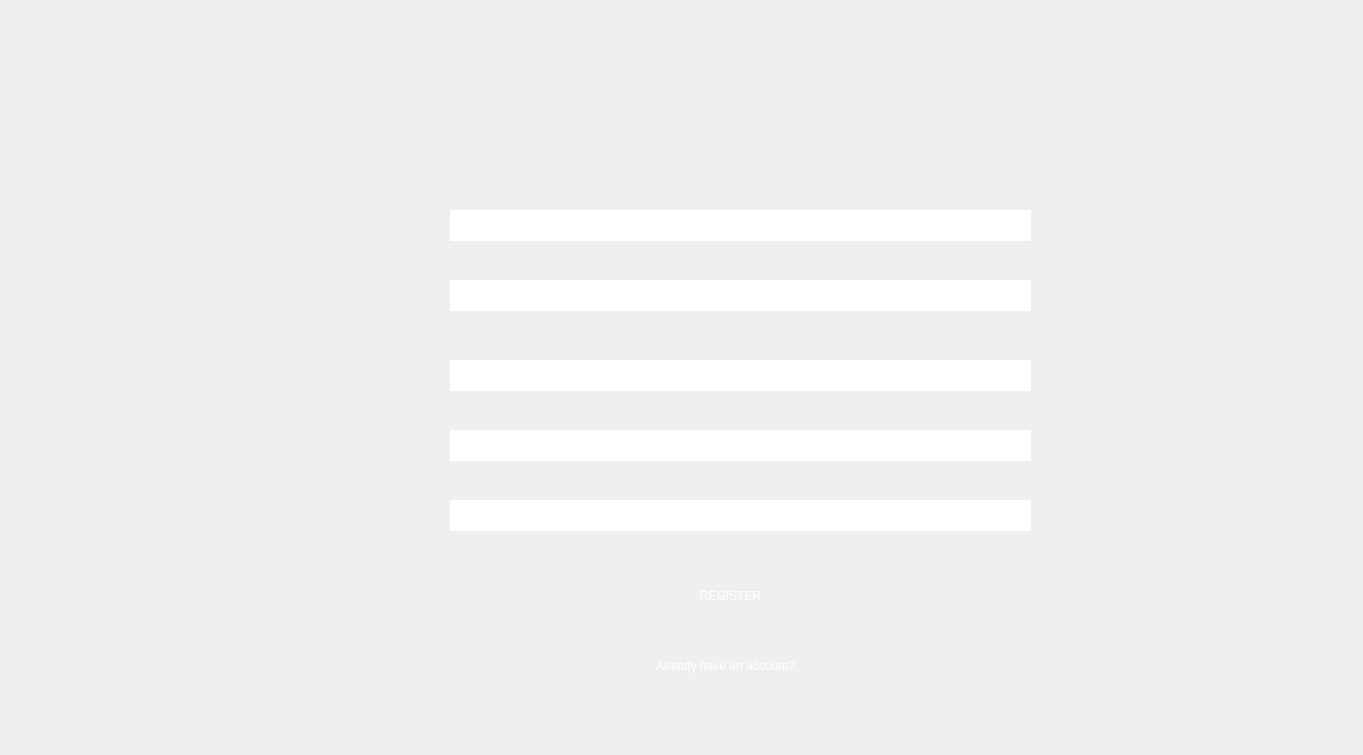
<?xml version="1.0" encoding="UTF-8"?>
<ui version="4.0">
 <class>signup</class>
 <widget class="QDialog" name="signup">
  <property name="geometry">
   <rect>
    <x>0</x>
    <y>0</y>
    <width>1363</width>
    <height>755</height>
   </rect>
  </property>
  <property name="windowTitle">
   <string>Dialog</string>
  </property>
  <property name="styleSheet">
   <string notr="true">background-image: url(:/imgs/images/2.jpg);</string>
  </property>
  <widget class="QPushButton" name="pushButton">
   <property name="geometry">
    <rect>
     <x>560</x>
     <y>640</y>
     <width>331</width>
     <height>51</height>
    </rect>
   </property>
   <property name="styleSheet">
    <string notr="true">background-image: url(:/imgs/images/blue.jpg);
border:none;
border-radius: 15%;
color: white;
font: 700 12pt &quot;Segoe UI&quot;;</string>
   </property>
   <property name="text">
    <string>Already have an account?</string>
   </property>
  </widget>
  <widget class="QPushButton" name="pushButton_2">
   <property name="geometry">
    <rect>
     <x>620</x>
     <y>570</y>
     <width>221</width>
     <height>51</height>
    </rect>
   </property>
   <property name="styleSheet">
    <string notr="true">background-image: url(:/imgs/images/blue.jpg);
border:none;
border-radius: 15%;
color: white;
font: 700 12pt &quot;Segoe UI&quot;;</string>
   </property>
   <property name="text">
    <string>REGISTER</string>
   </property>
  </widget>
  <widget class="QLineEdit" name="lineEdit_name">
   <property name="geometry">
    <rect>
     <x>450</x>
     <y>210</y>
     <width>581</width>
     <height>31</height>
    </rect>
   </property>
   <property name="styleSheet">
    <string notr="true">background-image: url(:/imgs/images/white.jpg);
border:none;</string>
   </property>
   <property name="text">
    <string/>
   </property>
  </widget>
  <widget class="QLineEdit" name="lineEdit_id">
   <property name="geometry">
    <rect>
     <x>450</x>
     <y>280</y>
     <width>581</width>
     <height>31</height>
    </rect>
   </property>
   <property name="styleSheet">
    <string notr="true">background-image: url(:/imgs/images/white.jpg);
border:none;</string>
   </property>
  </widget>
  <widget class="QLineEdit" name="lineEdit_gpa">
   <property name="geometry">
    <rect>
     <x>450</x>
     <y>360</y>
     <width>581</width>
     <height>31</height>
    </rect>
   </property>
   <property name="styleSheet">
    <string notr="true">background-image: url(:/imgs/images/white.jpg);
border:none;</string>
   </property>
  </widget>
  <widget class="QLineEdit" name="lineEdit_pass">
   <property name="geometry">
    <rect>
     <x>450</x>
     <y>430</y>
     <width>581</width>
     <height>31</height>
    </rect>
   </property>
   <property name="styleSheet">
    <string notr="true">background-image: url(:/imgs/images/white.jpg);
border:none;</string>
   </property>
  </widget>
  <widget class="QLineEdit" name="lineEdit_confirmPass">
   <property name="geometry">
    <rect>
     <x>450</x>
     <y>500</y>
     <width>581</width>
     <height>31</height>
    </rect>
   </property>
   <property name="styleSheet">
    <string notr="true">background-image: url(:/imgs/images/white.jpg);
border:none;</string>
   </property>
  </widget>
 </widget>
 <resources/>
 <connections/>
</ui>
